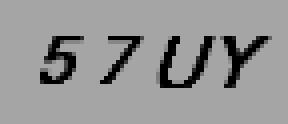
#> input picture CaptchaImage.png, 72 x 31 px (shown 4 times larger)
$ python captcha_solve.py
#> lines starting #> are read from the running program, lines starting #| are printed output that depends on the picture; after the words box and inside, x2 and y2 are one past the last pixel; in counts of white or black regions, pixels touching at a corner belong together
from PIL import Image
import pytesseract

pytesseract.pytesseract.tesseract_cmd = fr'C:\Program Files\Tesseract-OCR\tesseract.exe'


def solve_captcha(filename):
#> called with filename = 'CaptchaImage.png'
    threshold = 140

    original = Image.open(filename)
#> original is the input picture: PIL image 72x31 RGBA; mean R, G, B, A 149.4, 149.4, 149.4, 255
    black_and_white = original.convert("L")

    first_threshold = black_and_white.point(lambda p: p > threshold and 255)
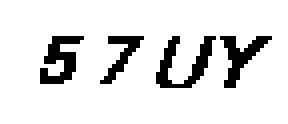
#> first_threshold: PIL image 72x31 L (shown 4 times larger); 88.5% white; black in thin lines or dots, all inside (x1, y1, x2, y2) = (10, 9, 68, 22)
    first_threshold.save('final.png')

    img = Image.open('final.png')
#> (the run stopped early here; a loop or call above may not have finished)
